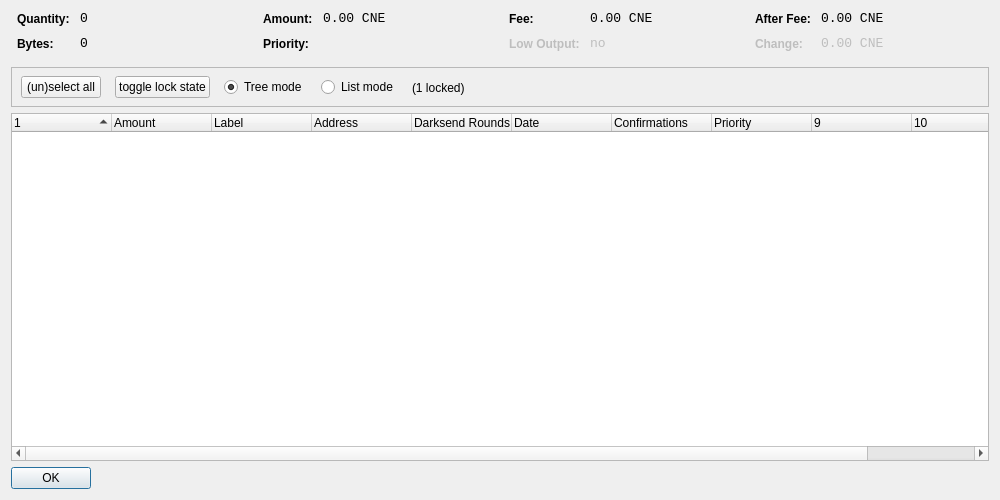
<?xml version="1.0" encoding="UTF-8"?>
<ui version="4.0">
 <class>CoinControlDialog</class>
 <widget class="QDialog" name="CoinControlDialog">
  <property name="geometry">
   <rect>
    <x>0</x>
    <y>0</y>
    <width>1000</width>
    <height>500</height>
   </rect>
  </property>
  <property name="windowTitle">
   <string>Coin Control</string>
  </property>
  <layout class="QVBoxLayout" name="verticalLayout">
   <item>
    <layout class="QHBoxLayout" name="horizontalLayoutTop" stretch="0,0,0,0">
     <property name="topMargin">
      <number>0</number>
     </property>
     <property name="bottomMargin">
      <number>10</number>
     </property>
     <item>
      <layout class="QFormLayout" name="formLayoutCoinControl1">
       <property name="horizontalSpacing">
        <number>10</number>
       </property>
       <property name="verticalSpacing">
        <number>10</number>
       </property>
       <property name="leftMargin">
        <number>6</number>
       </property>
       <property name="rightMargin">
        <number>6</number>
       </property>
       <item row="0" column="0">
        <widget class="QLabel" name="labelCoinControlQuantityText">
         <property name="styleSheet">
          <string notr="true">font-weight:bold;</string>
         </property>
         <property name="text">
          <string>Quantity:</string>
         </property>
        </widget>
       </item>
       <item row="0" column="1">
        <widget class="QLabel" name="labelCoinControlQuantity">
         <property name="font">
          <font>
           <family>Monospace</family>
           <pointsize>10</pointsize>
          </font>
         </property>
         <property name="cursor">
          <cursorShape>IBeamCursor</cursorShape>
         </property>
         <property name="contextMenuPolicy">
          <enum>Qt::ActionsContextMenu</enum>
         </property>
         <property name="text">
          <string notr="true">0</string>
         </property>
         <property name="textInteractionFlags">
          <set>Qt::LinksAccessibleByMouse|Qt::TextSelectableByKeyboard|Qt::TextSelectableByMouse</set>
         </property>
        </widget>
       </item>
       <item row="1" column="0">
        <widget class="QLabel" name="labelCoinControlBytesText">
         <property name="styleSheet">
          <string notr="true">font-weight:bold;</string>
         </property>
         <property name="text">
          <string>Bytes:</string>
         </property>
        </widget>
       </item>
       <item row="1" column="1">
        <widget class="QLabel" name="labelCoinControlBytes">
         <property name="font">
          <font>
           <family>Monospace</family>
           <pointsize>10</pointsize>
          </font>
         </property>
         <property name="cursor">
          <cursorShape>IBeamCursor</cursorShape>
         </property>
         <property name="contextMenuPolicy">
          <enum>Qt::ActionsContextMenu</enum>
         </property>
         <property name="text">
          <string notr="true">0</string>
         </property>
         <property name="textInteractionFlags">
          <set>Qt::LinksAccessibleByMouse|Qt::TextSelectableByKeyboard|Qt::TextSelectableByMouse</set>
         </property>
        </widget>
       </item>
      </layout>
     </item>
     <item>
      <layout class="QFormLayout" name="formLayoutCoinControl2">
       <property name="horizontalSpacing">
        <number>10</number>
       </property>
       <property name="verticalSpacing">
        <number>10</number>
       </property>
       <property name="leftMargin">
        <number>6</number>
       </property>
       <property name="rightMargin">
        <number>6</number>
       </property>
       <item row="0" column="0">
        <widget class="QLabel" name="labelCoinControlAmountText">
         <property name="styleSheet">
          <string notr="true">font-weight:bold;</string>
         </property>
         <property name="text">
          <string>Amount:</string>
         </property>
        </widget>
       </item>
       <item row="0" column="1">
        <widget class="QLabel" name="labelCoinControlAmount">
         <property name="font">
          <font>
           <family>Monospace</family>
           <pointsize>10</pointsize>
          </font>
         </property>
         <property name="cursor">
          <cursorShape>IBeamCursor</cursorShape>
         </property>
         <property name="contextMenuPolicy">
          <enum>Qt::ActionsContextMenu</enum>
         </property>
         <property name="text">
          <string notr="true">0.00 CNE</string>
         </property>
         <property name="textInteractionFlags">
          <set>Qt::LinksAccessibleByMouse|Qt::TextSelectableByKeyboard|Qt::TextSelectableByMouse</set>
         </property>
        </widget>
       </item>
       <item row="1" column="0">
        <widget class="QLabel" name="labelCoinControlPriorityText">
         <property name="styleSheet">
          <string notr="true">font-weight:bold;</string>
         </property>
         <property name="text">
          <string>Priority:</string>
         </property>
        </widget>
       </item>
       <item row="1" column="1">
        <widget class="QLabel" name="labelCoinControlPriority">
         <property name="font">
          <font>
           <family>Monospace</family>
           <pointsize>10</pointsize>
          </font>
         </property>
         <property name="cursor">
          <cursorShape>IBeamCursor</cursorShape>
         </property>
         <property name="contextMenuPolicy">
          <enum>Qt::ActionsContextMenu</enum>
         </property>
         <property name="text">
          <string/>
         </property>
         <property name="textInteractionFlags">
          <set>Qt::LinksAccessibleByMouse|Qt::TextSelectableByKeyboard|Qt::TextSelectableByMouse</set>
         </property>
        </widget>
       </item>
      </layout>
     </item>
     <item>
      <layout class="QFormLayout" name="formLayoutCoinControl3">
       <property name="horizontalSpacing">
        <number>10</number>
       </property>
       <property name="verticalSpacing">
        <number>10</number>
       </property>
       <property name="leftMargin">
        <number>6</number>
       </property>
       <property name="rightMargin">
        <number>6</number>
       </property>
       <item row="0" column="0">
        <widget class="QLabel" name="labelCoinControlFeeText">
         <property name="styleSheet">
          <string notr="true">font-weight:bold;</string>
         </property>
         <property name="text">
          <string>Fee:</string>
         </property>
        </widget>
       </item>
       <item row="0" column="1">
        <widget class="QLabel" name="labelCoinControlFee">
         <property name="font">
          <font>
           <family>Monospace</family>
           <pointsize>10</pointsize>
          </font>
         </property>
         <property name="cursor">
          <cursorShape>IBeamCursor</cursorShape>
         </property>
         <property name="contextMenuPolicy">
          <enum>Qt::ActionsContextMenu</enum>
         </property>
         <property name="text">
          <string notr="true">0.00 CNE</string>
         </property>
         <property name="textInteractionFlags">
          <set>Qt::LinksAccessibleByMouse|Qt::TextSelectableByKeyboard|Qt::TextSelectableByMouse</set>
         </property>
        </widget>
       </item>
       <item row="1" column="0">
        <widget class="QLabel" name="labelCoinControlLowOutputText">
         <property name="enabled">
          <bool>false</bool>
         </property>
         <property name="styleSheet">
          <string notr="true">font-weight:bold;</string>
         </property>
         <property name="text">
          <string>Low Output:</string>
         </property>
        </widget>
       </item>
       <item row="1" column="1">
        <widget class="QLabel" name="labelCoinControlLowOutput">
         <property name="enabled">
          <bool>false</bool>
         </property>
         <property name="font">
          <font>
           <family>Monospace</family>
           <pointsize>10</pointsize>
          </font>
         </property>
         <property name="cursor">
          <cursorShape>IBeamCursor</cursorShape>
         </property>
         <property name="contextMenuPolicy">
          <enum>Qt::ActionsContextMenu</enum>
         </property>
         <property name="text">
          <string notr="true">no</string>
         </property>
         <property name="textInteractionFlags">
          <set>Qt::LinksAccessibleByMouse|Qt::TextSelectableByKeyboard|Qt::TextSelectableByMouse</set>
         </property>
        </widget>
       </item>
      </layout>
     </item>
     <item>
      <layout class="QFormLayout" name="formLayoutCoinControl4">
       <property name="horizontalSpacing">
        <number>10</number>
       </property>
       <property name="verticalSpacing">
        <number>10</number>
       </property>
       <property name="leftMargin">
        <number>6</number>
       </property>
       <property name="rightMargin">
        <number>6</number>
       </property>
       <item row="0" column="0">
        <widget class="QLabel" name="labelCoinControlAfterFeeText">
         <property name="styleSheet">
          <string notr="true">font-weight:bold;</string>
         </property>
         <property name="text">
          <string>After Fee:</string>
         </property>
        </widget>
       </item>
       <item row="0" column="1">
        <widget class="QLabel" name="labelCoinControlAfterFee">
         <property name="font">
          <font>
           <family>Monospace</family>
           <pointsize>10</pointsize>
          </font>
         </property>
         <property name="cursor">
          <cursorShape>IBeamCursor</cursorShape>
         </property>
         <property name="contextMenuPolicy">
          <enum>Qt::ActionsContextMenu</enum>
         </property>
         <property name="text">
          <string notr="true">0.00 CNE</string>
         </property>
         <property name="textInteractionFlags">
          <set>Qt::LinksAccessibleByMouse|Qt::TextSelectableByKeyboard|Qt::TextSelectableByMouse</set>
         </property>
        </widget>
       </item>
       <item row="1" column="0">
        <widget class="QLabel" name="labelCoinControlChangeText">
         <property name="enabled">
          <bool>false</bool>
         </property>
         <property name="styleSheet">
          <string notr="true">font-weight:bold;</string>
         </property>
         <property name="text">
          <string>Change:</string>
         </property>
        </widget>
       </item>
       <item row="1" column="1">
        <widget class="QLabel" name="labelCoinControlChange">
         <property name="enabled">
          <bool>false</bool>
         </property>
         <property name="font">
          <font>
           <family>Monospace</family>
           <pointsize>10</pointsize>
          </font>
         </property>
         <property name="cursor">
          <cursorShape>IBeamCursor</cursorShape>
         </property>
         <property name="contextMenuPolicy">
          <enum>Qt::ActionsContextMenu</enum>
         </property>
         <property name="text">
          <string notr="true">0.00 CNE</string>
         </property>
         <property name="textInteractionFlags">
          <set>Qt::LinksAccessibleByMouse|Qt::TextSelectableByKeyboard|Qt::TextSelectableByMouse</set>
         </property>
        </widget>
       </item>
      </layout>
     </item>
    </layout>
   </item>
   <item>
    <widget class="QFrame" name="frame">
     <property name="minimumSize">
      <size>
       <width>0</width>
       <height>40</height>
      </size>
     </property>
     <property name="frameShape">
      <enum>QFrame::StyledPanel</enum>
     </property>
     <property name="frameShadow">
      <enum>QFrame::Sunken</enum>
     </property>
     <widget class="QWidget" name="horizontalLayoutWidget">
      <property name="geometry">
       <rect>
        <x>10</x>
        <y>0</y>
        <width>781</width>
        <height>41</height>
       </rect>
      </property>
      <layout class="QHBoxLayout" name="horizontalLayoutPanel" stretch="0,0,0,0,0">
       <property name="spacing">
        <number>14</number>
       </property>
       <item>
        <widget class="QPushButton" name="pushButtonSelectAll">
         <property name="sizePolicy">
          <sizepolicy hsizetype="Maximum" vsizetype="Fixed">
           <horstretch>0</horstretch>
           <verstretch>0</verstretch>
          </sizepolicy>
         </property>
         <property name="text">
          <string>(un)select all</string>
         </property>
        </widget>
       </item>
        <item>
         <widget class="QPushButton" name="pushButtonToggleLock">
          <property name="sizePolicy">
           <sizepolicy hsizetype="Maximum" vsizetype="Fixed">
            <horstretch>0</horstretch>
            <verstretch>0</verstretch>
           </sizepolicy>
          </property>
          <property name="text">
           <string>toggle lock state</string>
          </property>
          <property name="autoDefault">
           <bool>false</bool>
          </property>
         </widget>
        </item>
       <item>
        <widget class="QRadioButton" name="radioTreeMode">
         <property name="sizePolicy">
          <sizepolicy hsizetype="Maximum" vsizetype="Fixed">
           <horstretch>0</horstretch>
           <verstretch>0</verstretch>
          </sizepolicy>
         </property>
         <property name="text">
          <string>Tree mode</string>
         </property>
         <property name="checked">
          <bool>true</bool>
         </property>
        </widget>
       </item>
       <item>
        <widget class="QRadioButton" name="radioListMode">
         <property name="sizePolicy">
          <sizepolicy hsizetype="Maximum" vsizetype="Fixed">
           <horstretch>0</horstretch>
           <verstretch>0</verstretch>
          </sizepolicy>
         </property>
         <property name="text">
          <string>List mode</string>
         </property>
        </widget>
       </item>
        <item>
         <widget class="QLabel" name="labelLocked">
          <property name="text">
           <string>(1 locked)</string>
          </property>
         </widget>
        </item>
       <item>
        <spacer name="horizontalSpacer">
         <property name="orientation">
          <enum>Qt::Horizontal</enum>
         </property>
         <property name="sizeHint" stdset="0">
          <size>
           <width>40</width>
           <height>20</height>
          </size>
         </property>
        </spacer>
       </item>
      </layout>
     </widget>
    </widget>
   </item>
   <item>
    <widget class="CoinControlTreeWidget" name="treeWidget">
     <property name="contextMenuPolicy">
      <enum>Qt::CustomContextMenu</enum>
     </property>
     <property name="sortingEnabled">
      <bool>false</bool>
     </property>
     <property name="columnCount">
      <number>11</number>
     </property>
     <attribute name="headerShowSortIndicator" stdset="0">
      <bool>true</bool>
     </attribute>
     <attribute name="headerStretchLastSection">
      <bool>false</bool>
     </attribute>
     <column>
      <property name="text">
       <string/>
      </property>
     </column>
     <column>
      <property name="text">
       <string>Amount</string>
      </property>
     </column>
     <column>
      <property name="text">
       <string>Label</string>
      </property>
     </column>
     <column>
      <property name="text">
       <string>Address</string>
      </property>
     </column>
     <column>
      <property name="text">
       <string>Darksend Rounds</string>
      </property>
    </column>
     <column>
      <property name="text">
       <string>Date</string>
      </property>
     </column>
     <column>
      <property name="text">
       <string>Confirmations</string>
      </property>
      <property name="toolTip">
       <string>Confirmed</string>
      </property>
     </column>
     <column>
      <property name="text">
       <string>Priority</string>
      </property>
     </column>
     <column>
      <property name="text">
       <string/>
      </property>
     </column>
     <column>
      <property name="text">
       <string/>
      </property>
     </column>
     <column>
      <property name="text">
       <string/>
      </property>
     </column>
     <column>
      <property name="text">
       <string/>
      </property>
     </column>
    </widget>
   </item>
   <item>
    <widget class="QDialogButtonBox" name="buttonBox">
     <property name="sizePolicy">
      <sizepolicy hsizetype="Maximum" vsizetype="Fixed">
       <horstretch>0</horstretch>
       <verstretch>0</verstretch>
      </sizepolicy>
     </property>
     <property name="orientation">
      <enum>Qt::Horizontal</enum>
     </property>
     <property name="standardButtons">
      <set>QDialogButtonBox::Ok</set>
     </property>
    </widget>
   </item>
  </layout>
 </widget>
 <customwidgets>
  <customwidget>
   <class>CoinControlTreeWidget</class>
   <extends>QTreeWidget</extends>
   <header>coincontroltreewidget.h</header>
  </customwidget>
 </customwidgets>
 <resources/>
 <connections/>
</ui>
